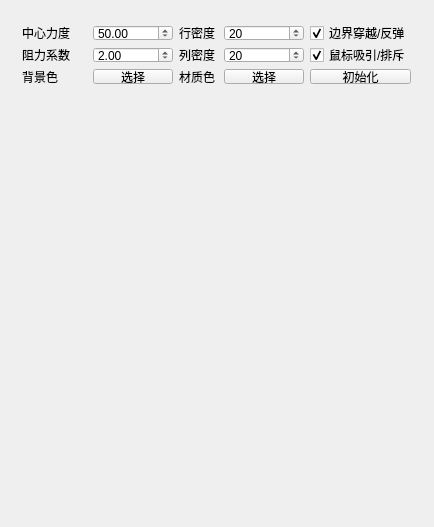
<?xml version="1.0" encoding="UTF-8"?>
<ui version="4.0">
 <class>Window</class>
 <widget class="QWidget" name="Window">
  <property name="geometry">
   <rect>
    <x>0</x>
    <y>0</y>
    <width>434</width>
    <height>527</height>
   </rect>
  </property>
  <property name="sizePolicy">
   <sizepolicy hsizetype="Fixed" vsizetype="Fixed">
    <horstretch>0</horstretch>
    <verstretch>0</verstretch>
   </sizepolicy>
  </property>
  <property name="windowTitle">
   <string>Window</string>
  </property>
  <widget class="QWidget" name="widget" native="true">
   <property name="geometry">
    <rect>
     <x>9</x>
     <y>107</y>
     <width>416</width>
     <height>411</height>
    </rect>
   </property>
   <property name="sizePolicy">
    <sizepolicy hsizetype="Fixed" vsizetype="Fixed">
     <horstretch>0</horstretch>
     <verstretch>0</verstretch>
    </sizepolicy>
   </property>
  </widget>
  <widget class="QWidget" name="">
   <property name="geometry">
    <rect>
     <x>11</x>
     <y>14</y>
     <width>411</width>
     <height>81</height>
    </rect>
   </property>
   <layout class="QGridLayout" name="gridLayout">
    <item row="0" column="0">
     <widget class="QLabel" name="label_strength">
      <property name="text">
       <string>中心力度     </string>
      </property>
     </widget>
    </item>
    <item row="0" column="1">
     <widget class="QDoubleSpinBox" name="doubleSpinBox_strength">
      <property name="minimum">
       <double>5.000000000000000</double>
      </property>
      <property name="maximum">
       <double>500.000000000000000</double>
      </property>
      <property name="singleStep">
       <double>5.000000000000000</double>
      </property>
      <property name="value">
       <double>50.000000000000000</double>
      </property>
     </widget>
    </item>
    <item row="0" column="2">
     <widget class="QLabel" name="label_row_num">
      <property name="text">
       <string>行密度</string>
      </property>
     </widget>
    </item>
    <item row="0" column="3">
     <widget class="QSpinBox" name="spinBox_row_num">
      <property name="minimum">
       <number>5</number>
      </property>
      <property name="maximum">
       <number>100</number>
      </property>
      <property name="value">
       <number>20</number>
      </property>
     </widget>
    </item>
    <item row="0" column="4">
     <widget class="QCheckBox" name="checkBox_reject">
      <property name="text">
       <string>边界穿越/反弹</string>
      </property>
      <property name="checked">
       <bool>true</bool>
      </property>
     </widget>
    </item>
    <item row="1" column="0">
     <widget class="QLabel" name="label_ratio">
      <property name="text">
       <string>阻力系数</string>
      </property>
     </widget>
    </item>
    <item row="1" column="1">
     <widget class="QDoubleSpinBox" name="doubleSpinBox_ratio">
      <property name="minimum">
       <double>0.100000000000000</double>
      </property>
      <property name="maximum">
       <double>50.000000000000000</double>
      </property>
      <property name="singleStep">
       <double>0.100000000000000</double>
      </property>
      <property name="value">
       <double>2.000000000000000</double>
      </property>
     </widget>
    </item>
    <item row="1" column="2">
     <widget class="QLabel" name="label_col_num">
      <property name="text">
       <string>列密度</string>
      </property>
     </widget>
    </item>
    <item row="1" column="3">
     <widget class="QSpinBox" name="spinBox_col_num">
      <property name="minimum">
       <number>5</number>
      </property>
      <property name="maximum">
       <number>100</number>
      </property>
      <property name="value">
       <number>20</number>
      </property>
     </widget>
    </item>
    <item row="1" column="4">
     <widget class="QCheckBox" name="checkBox_atract">
      <property name="text">
       <string>鼠标吸引/排斥</string>
      </property>
      <property name="checked">
       <bool>true</bool>
      </property>
     </widget>
    </item>
    <item row="2" column="0">
     <widget class="QLabel" name="label_background_color">
      <property name="text">
       <string>背景色</string>
      </property>
     </widget>
    </item>
    <item row="2" column="1">
     <widget class="QPushButton" name="pushButton_choose_color">
      <property name="text">
       <string>选择</string>
      </property>
     </widget>
    </item>
    <item row="2" column="2">
     <widget class="QLabel" name="label_node_color">
      <property name="text">
       <string>材质色</string>
      </property>
     </widget>
    </item>
    <item row="2" column="3">
     <widget class="QPushButton" name="pushButton_node_color">
      <property name="text">
       <string>选择</string>
      </property>
     </widget>
    </item>
    <item row="2" column="4">
     <widget class="QPushButton" name="pushButton_init">
      <property name="styleSheet">
       <string notr="true">QPushButton{border-image: url(:/new/icons/icons/play.png);}
QPushButton:hover{border-image: url(:/new/icons/icons/play-hover.png);}
QPushButton:pressed{border-image: url(:/window/pic/ui/button_pushed.png);}</string>
      </property>
      <property name="text">
       <string>初始化</string>
      </property>
     </widget>
    </item>
   </layout>
  </widget>
 </widget>
 <layoutdefault spacing="6" margin="11"/>
 <resources/>
 <connections/>
</ui>
